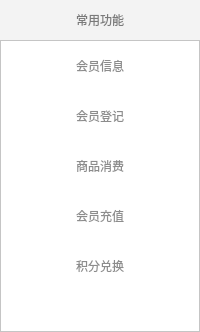
            <widget class="QFrame" name="frame_2">
             <property name="minimumSize">
              <size>
               <width>120</width>
               <height>0</height>
              </size>
             </property>
             <property name="styleSheet">
              <string notr="true"/>
             </property>
             <property name="frameShape">
              <enum>QFrame::Panel</enum>
             </property>
             <property name="frameShadow">
              <enum>QFrame::Raised</enum>
             </property>
             <property name="lineWidth">
              <number>0</number>
             </property>
             <layout class="QVBoxLayout" name="verticalLayout_4">
              <property name="spacing">
               <number>0</number>
              </property>
              <property name="leftMargin">
               <number>0</number>
              </property>
              <property name="topMargin">
               <number>0</number>
              </property>
              <property name="rightMargin">
               <number>0</number>
              </property>
              <property name="bottomMargin">
               <number>0</number>
              </property>
              <item>
               <layout class="QVBoxLayout" name="verticalLayout_3">
                <property name="spacing">
                 <number>0</number>
                </property>
                <property name="sizeConstraint">
                 <enum>QLayout::SetMaximumSize</enum>
                </property>
                <item>
                 <widget class="QLabel" name="label">
                  <property name="minimumSize">
                   <size>
                    <width>0</width>
                    <height>40</height>
                   </size>
                  </property>
                  <property name="maximumSize">
                   <size>
                    <width>16777215</width>
                    <height>40</height>
                   </size>
                  </property>
                  <property name="styleSheet">
                   <string notr="true">font: 13pt &quot;黑体&quot;;
color:rgb(122, 122, 122);
background-color:rgb(243, 243, 243,200);
border:none;
</string>
                  </property>
                  <property name="frameShape">
                   <enum>QFrame::StyledPanel</enum>
                  </property>
                  <property name="text">
                   <string>常用功能</string>
                  </property>
                  <property name="textFormat">
                   <enum>Qt::AutoText</enum>
                  </property>
                  <property name="alignment">
                   <set>Qt::AlignCenter</set>
                  </property>
                  <property name="margin">
                   <number>0</number>
                  </property>
                 </widget>
                </item>
                <item>
                 <widget class="QFrame" name="frame_27">
                  <property name="styleSheet">
                   <string notr="true">font:  11pt &quot;微软雅黑&quot;;
color:rgb(140, 140, 140);
background-color:rgba(255, 255, 255);





</string>
                  </property>
                  <property name="frameShape">
                   <enum>QFrame::StyledPanel</enum>
                  </property>
                  <property name="frameShadow">
                   <enum>QFrame::Raised</enum>
                  </property>
                  <layout class="QVBoxLayout" name="verticalLayout_23">
                   <property name="spacing">
                    <number>0</number>
                   </property>
                   <property name="leftMargin">
                    <number>0</number>
                   </property>
                   <property name="topMargin">
                    <number>0</number>
                   </property>
                   <property name="rightMargin">
                    <number>0</number>
                   </property>
                   <property name="bottomMargin">
                    <number>0</number>
                   </property>
                   <item>
                    <layout class="QVBoxLayout" name="verticalLayout_22">
                     <property name="spacing">
                      <number>0</number>
                     </property>
                     <item>
                      <widget class="QPushButton" name="pushButton_0">
                       <property name="minimumSize">
                        <size>
                         <width>118</width>
                         <height>50</height>
                        </size>
                       </property>
                       <property name="styleSheet">
                        <string notr="true">QPushButton::checked{border:0px solid lightgray; background:rgbrgb(239, 239, 239);}
QPushButton::pressed{border:0px solid lightgray; background:rgb(239, 239, 239);}</string>
                       </property>
                       <property name="text">
                        <string>会员信息</string>
                       </property>
                       <property name="checkable">
                        <bool>true</bool>
                       </property>
                       <property name="flat">
                        <bool>true</bool>
                       </property>
                       <attribute name="buttonGroup">
                        <string notr="true">buttonGroup</string>
                       </attribute>
                      </widget>
                     </item>
                     <item>
                      <widget class="QPushButton" name="pushButton_1">
                       <property name="minimumSize">
                        <size>
                         <width>0</width>
                         <height>50</height>
                        </size>
                       </property>
                       <property name="styleSheet">
                        <string notr="true">QPushButton::checked{border:0px solid lightgray; background:rgbrgb(239, 239, 239);}
QPushButton::pressed{border:0px solid lightgray; background:rgb(239, 239, 239);}</string>
                       </property>
                       <property name="text">
                        <string>会员登记</string>
                       </property>
                       <property name="checkable">
                        <bool>true</bool>
                       </property>
                       <property name="flat">
                        <bool>true</bool>
                       </property>
                       <attribute name="buttonGroup">
                        <string notr="true">buttonGroup</string>
                       </attribute>
                      </widget>
                     </item>
                     <item>
                      <widget class="QPushButton" name="pushButton_2">
                       <property name="minimumSize">
                        <size>
                         <width>118</width>
                         <height>50</height>
                        </size>
                       </property>
                       <property name="styleSheet">
                        <string notr="true">QPushButton::checked{border:0px solid lightgray; background:rgbrgb(239, 239, 239);}
QPushButton::pressed{border:0px solid lightgray; background:rgb(239, 239, 239);}</string>
                       </property>
                       <property name="text">
                        <string>商品消费</string>
                       </property>
                       <property name="checkable">
                        <bool>true</bool>
                       </property>
                       <property name="flat">
                        <bool>true</bool>
                       </property>
                       <attribute name="buttonGroup">
                        <string notr="true">buttonGroup</string>
                       </attribute>
                      </widget>
                     </item>
                     <item>
                      <widget class="QPushButton" name="pushButton_3">
                       <property name="minimumSize">
                        <size>
                         <width>118</width>
                         <height>50</height>
                        </size>
                       </property>
                       <property name="styleSheet">
                        <string notr="true">QPushButton::checked{border:0px solid lightgray; background:rgbrgb(239, 239, 239);}
QPushButton::pressed{border:0px solid lightgray; background:rgb(239, 239, 239);}</string>
                       </property>
                       <property name="text">
                        <string>会员充值</string>
                       </property>
                       <property name="checkable">
                        <bool>true</bool>
                       </property>
                       <property name="checked">
                        <bool>false</bool>
                       </property>
                       <property name="flat">
                        <bool>true</bool>
                       </property>
                       <attribute name="buttonGroup">
                        <string notr="true">buttonGroup</string>
                       </attribute>
                      </widget>
                     </item>
                     <item>
                      <widget class="QPushButton" name="pushButton_4">
                       <property name="minimumSize">
                        <size>
                         <width>118</width>
                         <height>50</height>
                        </size>
                       </property>
                       <property name="styleSheet">
                        <string notr="true">QPushButton::checked{border:0px solid lightgray; background:rgbrgb(239, 239, 239);}
QPushButton::pressed{border:0px solid lightgray; background:rgb(239, 239, 239);}</string>
                       </property>
                       <property name="text">
                        <string>积分兑换</string>
                       </property>
                       <property name="checkable">
                        <bool>true</bool>
                       </property>
                       <property name="flat">
                        <bool>true</bool>
                       </property>
                       <attribute name="buttonGroup">
                        <string notr="true">buttonGroup</string>
                       </attribute>
                      </widget>
                     </item>
                     <item>
                      <spacer name="verticalSpacer">
                       <property name="orientation">
                        <enum>Qt::Vertical</enum>
                       </property>
                       <property name="sizeHint" stdset="0">
                        <size>
                         <width>20</width>
                         <height>40</height>
                        </size>
                       </property>
                      </spacer>
                     </item>
                    </layout>
                   </item>
                  </layout>
                 </widget>
                </item>
               </layout>
              </item>
             </layout>
            </widget>
